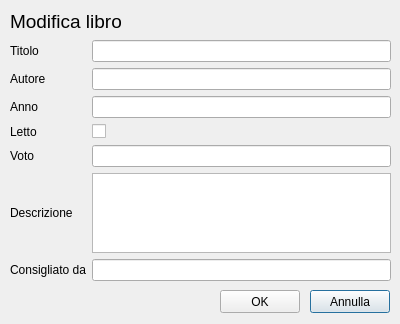
<?xml version="1.0" encoding="UTF-8"?>
<ui version="4.0">
 <class>Dialog_modifica_libro</class>
 <widget class="QDialog" name="Dialog_modifica_libro">
  <property name="geometry">
   <rect>
    <x>0</x>
    <y>0</y>
    <width>400</width>
    <height>324</height>
   </rect>
  </property>
  <property name="windowTitle">
   <string>Dialog</string>
  </property>
  <widget class="QLabel" name="label">
   <property name="geometry">
    <rect>
     <x>10</x>
     <y>10</y>
     <width>131</width>
     <height>23</height>
    </rect>
   </property>
   <property name="font">
    <font>
     <pointsize>14</pointsize>
    </font>
   </property>
   <property name="text">
    <string>Modifica libro</string>
   </property>
  </widget>
  <widget class="QWidget" name="gridLayoutWidget">
   <property name="geometry">
    <rect>
     <x>10</x>
     <y>40</y>
     <width>381</width>
     <height>241</height>
    </rect>
   </property>
   <layout class="QGridLayout" name="gridLayout">
    <item row="4" column="0">
     <widget class="QLabel" name="label_6">
      <property name="text">
       <string>Voto</string>
      </property>
     </widget>
    </item>
    <item row="1" column="1">
     <widget class="QLineEdit" name="autore"/>
    </item>
    <item row="0" column="0">
     <widget class="QLabel" name="label_2">
      <property name="text">
       <string>Titolo</string>
      </property>
     </widget>
    </item>
    <item row="0" column="1">
     <widget class="QLineEdit" name="titolo"/>
    </item>
    <item row="1" column="0">
     <widget class="QLabel" name="label_3">
      <property name="text">
       <string>Autore</string>
      </property>
     </widget>
    </item>
    <item row="2" column="0">
     <widget class="QLabel" name="label_4">
      <property name="text">
       <string>Anno</string>
      </property>
     </widget>
    </item>
    <item row="3" column="0">
     <widget class="QLabel" name="label_5">
      <property name="text">
       <string>Letto</string>
      </property>
     </widget>
    </item>
    <item row="5" column="0">
     <widget class="QLabel" name="label_7">
      <property name="text">
       <string>Descrizione</string>
      </property>
     </widget>
    </item>
    <item row="6" column="0">
     <widget class="QLabel" name="label_8">
      <property name="text">
       <string>Consigliato da</string>
      </property>
     </widget>
    </item>
    <item row="2" column="1">
     <widget class="QLineEdit" name="anno"/>
    </item>
    <item row="4" column="1">
     <widget class="QLineEdit" name="voto"/>
    </item>
    <item row="6" column="1">
     <widget class="QLineEdit" name="consigliatoda"/>
    </item>
    <item row="5" column="1">
     <widget class="QTextEdit" name="descrizione"/>
    </item>
    <item row="3" column="1">
     <widget class="QCheckBox" name="letto">
      <property name="text">
       <string/>
      </property>
     </widget>
    </item>
   </layout>
  </widget>
  <widget class="QPushButton" name="annulla">
   <property name="geometry">
    <rect>
     <x>310</x>
     <y>290</y>
     <width>80</width>
     <height>23</height>
    </rect>
   </property>
   <property name="text">
    <string>Annulla</string>
   </property>
  </widget>
  <widget class="QPushButton" name="ok">
   <property name="geometry">
    <rect>
     <x>220</x>
     <y>290</y>
     <width>80</width>
     <height>23</height>
    </rect>
   </property>
   <property name="text">
    <string>OK</string>
   </property>
  </widget>
 </widget>
 <tabstops>
  <tabstop>titolo</tabstop>
  <tabstop>autore</tabstop>
  <tabstop>anno</tabstop>
  <tabstop>letto</tabstop>
  <tabstop>voto</tabstop>
  <tabstop>descrizione</tabstop>
  <tabstop>consigliatoda</tabstop>
  <tabstop>ok</tabstop>
  <tabstop>annulla</tabstop>
 </tabstops>
 <resources/>
 <connections/>
</ui>
